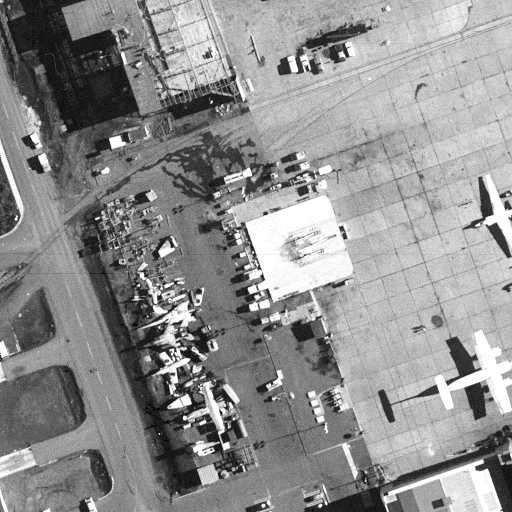
%> input picture airfield512x512.tif, 512 x 512 px
$ octave --eval "result = doIt('airfield512x512.tif');"   (GNU Octave 9; MATLAB toolbox functions it lacks are replaced by stand-ins)
%> lines starting %> are read from the running program, lines starting %| are printed output that depends on the picture
### codJPG.m
function [ codeFinal,taux ] = codJPG( img, Quality )

    [n,m,z] = size(img);
    if z ~= 1
        img = rgb2gray(img);
    end

    %Etape 1 : enlever 128 à chaque pixel
    img = double(img) - 128;

    %Etape 2-1 : Diviser l'image en bloc 8x8
    max_i = n / 8;
    max_j = m / 8;

    blocs =  zeros(8,8,max_i*max_j);
    BlocsDCT =  zeros(8,8,max_i*max_j);
    for k = 1: max_i
        for h = 1: max_j
            for i = 1: 8
                for j = 1: 8
                    blocs(i,j,(k-1)*max_i+h) = img(i+(k-1)*8,j+(h-1)*8);
                end
            end
        end
    end

    QM=QuantM(Quality);

    zig=getZigZag();

    codeFinal = [];
    nz = 0;

    for k = 1: max_i * max_j
        BlocsDCT(:,:,k) = MyDCT(blocs(:,:,k));
        Dq=  floor((BlocsDCT(:,:,k)./double(QM)) + 0.5);
        Vzig=Dq(zig);
        codeFinal = [codeFinal code(Vzig,Vzig(1)-nz,8)];
        nz =Vzig(1)-nz;
    end
    taux = (1 - (length(codeFinal)/length(img(:))))*100;%taux de compression
end

### MyDCT.m
function [ D ] = MyDCT( B )
    [n,m,z] = size(B);
    Xm = zeros(n,m);
    Ym = zeros(n,m);

    C = [ 1/sqrt(2) 1 1 1 1 1 1 1 ];

    for i = 1:8
        for j = 1:8
            Xm(i,j) = (1/2) * C(i) * cos(((2*(j-1)+1)*pi*(i-1))/16);
            Ym(i,j) = (1/2) * C(i) * cos(((2*(j-1)+1)*pi*(i-1))/16);
        end
    end
    Ym = Ym';
    D = Xm*B*Ym;

end

### code.m
function [ A ] = code( Vzig,diff,nb )

    %Premier 閘閙ent
    A = [nb diff];

    %Elements suivants

    %Trouver les indices des 閘閙ents non nuls
    Indices = find(Vzig);

    for i=2:length(Indices)%pas reprendre le premier

        A = [A (Indices(i) - Indices(i-1)-1) nb Vzig(Indices(i))];

    end
    %Zeros restants
    %if length(Indices) == 0 || Indices(end) ~= length(Vzig)
        A = [A 0 0];
    %end

end

### decode.m
function [ Vzig, Aprendre ] = decode( A, diff )
    Vzig = diff;
    i = 3;
    k = 2;
    while i <= length(A) && length(Vzig) < 64 && (~(k ~=2 && A(i) == 0 && A(k)==0)) % On suppose qu'il y'a toujours 0 0
        if(mod(i,3) == 0 && A(i) ~= 0) % Si c'est le nombre de 0 qui pr閏鑔e.
            for j = 1: A(i)
                Vzig = [Vzig 0];
                if length(Vzig) > 64
                    toto = 2;
                end
            end
        else if (mod(i,3) == 2) % le coef
            Vzig = [Vzig  A(i)];
            end
        end
        i = i+1;
        k = k+1;
    end

    if(i > length(A))% si on qrrive q lq fin de lq liste principale A
        Aprendre = [];
    else if (A(i) == 0 && A(k)==0)
        Aprendre = A(i+1:end);
    else
        Aprendre = A(i:end);
    end

    while length(Vzig) < 64 % Car on a des blocs de 8x8
        Vzig = [Vzig 0];
    end
end

### decJPG.m
function [ img ] = decJPG( codeFinal, size_x, size_y, Quality )

    max_i = size_x / 8;
    max_j = size_y / 8;

    QM=QuantM(Quality);
    blocs =  zeros(8,8,max_i*max_j);
    BlocsDCT =  zeros(8,8,max_i*max_j);
    img = zeros(size_x, size_y);

    zig= getZigZag();

    nz = 0;
    k = 1;
    Dq = double(zeros(8,8));
    %étape 4
    while length(codeFinal) ~= 0

        %Vecteur à decoder
        [Vzig, newCode] = decode(codeFinal, codeFinal(2)+nz);
        nz = codeFinal(2);
        codeFinal = newCode;

        for i = 1: length(Vzig)
            Dq(zig(i)) = Vzig(i);
        end
        % potentiel soucis qvec le floor !
        BlocsDCT(:,:,k) = Dq.*(double(QM));
        blocs(:,:,k) = myInvDCT(BlocsDCT(:,:,k));
        k = k + 1;
    end

    %Etape 2-1 : Diviser l'image en bloc 8x8
    for k = 1: max_i
        for h = 1: max_j
            for i = 1: 8
                for j = 1: 8
                   img(i+(k-1)*8,j+(h-1)*8) = blocs(i,j,(k-1)*max_i+h);
                end
            end
        end
    end

    %Etape 1 : add 128 à chaque pixel
    img = uint8(double(img) + 128);
end

### myInvDCT.m
function [ B ] = myInvDCT( D )
    [n,m,z] = size(D);
    Xm = zeros(n,m);
    Ym = zeros(n,m);

    C = [ 1/sqrt(2) 1 1 1 1 1 1 1 ];

    for i = 1:8
        for j = 1:8
            Xm(i,j) = (1/2) * C(i) * cos(((2*(j-1)+1)*pi*(i-1))/16);
            Ym(i,j) = (1/2) * C(i) * cos(((2*(j-1)+1)*pi*(i-1))/16);
        end
    end
    B = double(inv(Xm)*D*Ym);
end

### distorsion.m
function [ MSE,NMSE, SNR ] = distorsion( X,Xr )
%Si l'image est en couleur, on la convertit en niveaux de gris
    [T,M,Z] = size(X);
    if(Z > 1)
        X = rgb2gray(X);
    end
    %Mettre X sous forme de vecteur
    X = reshape (X,1,length(X)*length(X));
    Xr = reshape (Xr,1,length(Xr)*length(Xr));
    %Distorsion
    MSE = mean((X- Xr).^2);
    %Variance de l'image d'origine
    Var = mean (double(X).^2) -((mean(X))^2);
    %Distorsion normalisée
    NMSE = MSE/Var;
    %Rapport signal à bruit
    SNR = - 10 * log10(NMSE);
end

### QuantM.m
function [ QM ] = QuantM( Quality )

    Fq = Fquality (Quality);

    DefQM = [
            16 11 10 16 24 40 51 61;
            12 12 14 19 26 58 60 55;
            14 13 16 24 40 57 69 56;
            14 17 22 29 51 87 80 62;
            18 22 37 56 68 109 103 77;
            24 35 55 64 81 104 113 92;
            49 64 78 87 103 121 120 101;
            72 92 95 98 112 100 103 99
            ];
    %QM = ceil(DefQM * Fq);
    QM = DefQM * Fq;
    QM = QM+1;
    QM = uint8(QM);
    QM = double(QM);
end

### getZigZag.m
function [ zigzag ] = getZigZag()

zig=[1   2   6   7  15  16  28  29
   3   5   8  14  17  27  30  43
   4   9  13  18  26  31  42  44
  10  12  19  25  32  41  45  54
  11  20  24  33  40  46  53  55
  21  23  34  39  47  52  56  61
  22  35  38  48  51  57  60  62
  36  37  49  50  58  59  63  64];

zag = [1:64];
zag = reshape(zag,8,8);

zigzag(zig(:)) = zag(:);

end

### Fquality.m
function [ Fq ] = Fquality( quality )

    if quality <= 50
        Fq = 50 / quality;
    else
        Fq = 2 - quality/50;
    end

end

### doIt.m
function [res] = doIt( str )
%> called with str = 'airfield512x512.tif'
    toto = [1 20 50 100];
    for i = 1 : length(toto)
        I = imread(str);
%> I is the input picture: size 512x512 uint8; min 0, max 255, mean 143.5
        [n,m,z]=size(I);
%> n = 512; m = 512; z = 1
        if(z == 3)
            I = rgb2gray(I);
        end
        I = reshape(I,n,m);
        [C,t] = codJPG(I,toto(i));
%> the loop in codJPG, `for k = 1: max_i * max_j` made 4096 passes
%> (A in code, Indices in code, nz) on passes 2 to 4: ([8 0 3 8 -1 0 0], [1 5], 0), ([8 -3 0 0], 1, -3), ([8 0 0 0], 1, 0)
%> after the loop in codJPG, `for k = 1: max_i * max_j`: nz = 33
%> in codJPG, `taux = (1 - (length(codeFinal)/length(img(:))))*100;`: taux = 91.38
%> t = 91.38
        D = decJPG(C,n,m,toto(i));
%> the loop in decJPG, `while length(codeFinal) ~= 0` made 4096 passes
%> (Vzig, nz) on passes 1 to 3: (-2, -2), (-2, 0), (-3, -3)
%> after the loop in decJPG, `for k = 1: max_i`:
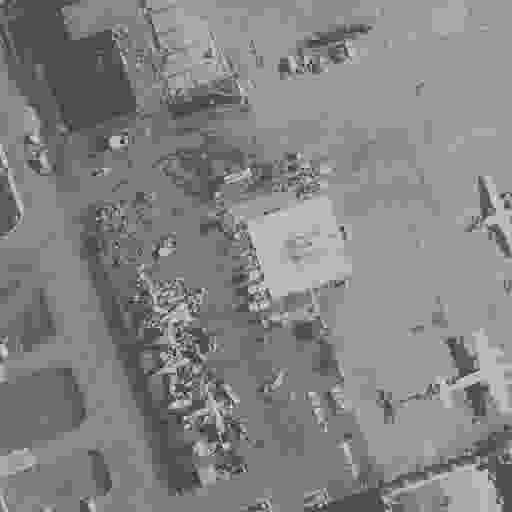
%> img: size 512x512 double; min -261.9, max 271.7, mean 15.9; drawn with min black and max white
%> in decJPG, `img = uint8(double(img) + 128);`:
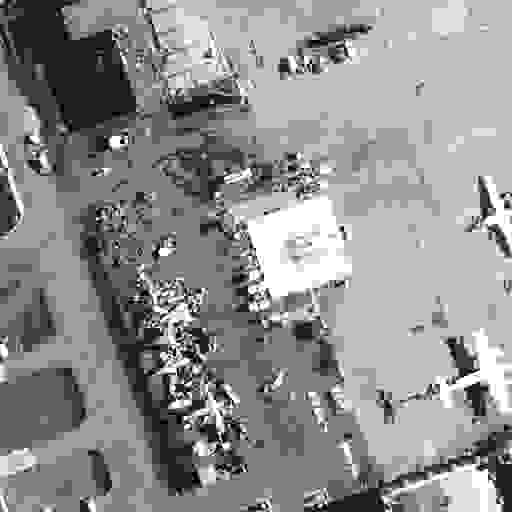
%> img: size 512x512 uint8; min 0, max 255, mean 143.8
        [ MSE,NMSE, SNR ] = distorsion( I,D );
        toto(i)
        res = [ t, SNR ]
    end
end
%> (the run ends here)
